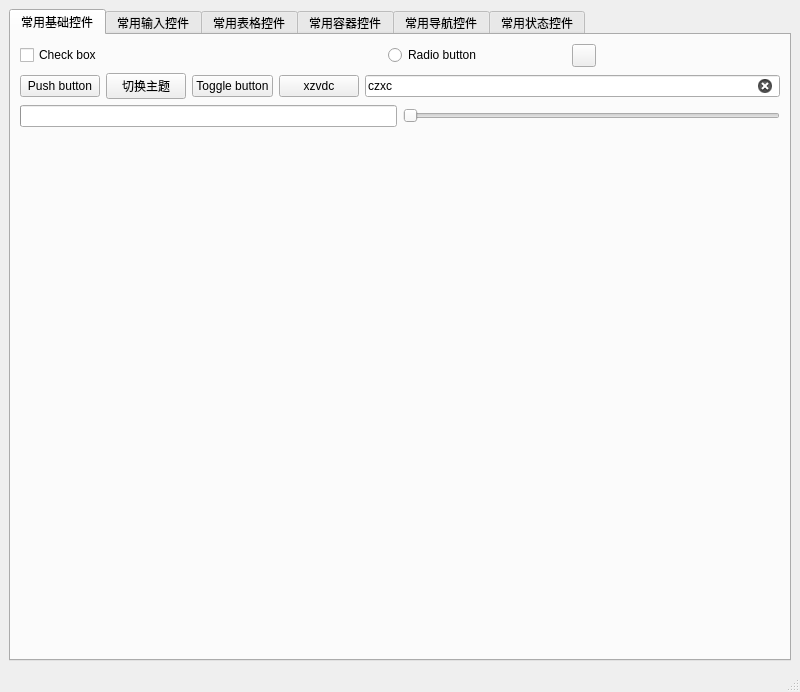
<?xml version="1.0" encoding="UTF-8"?>
<ui version="4.0">
 <class>MainWindow</class>
 <widget class="QMainWindow" name="MainWindow">
  <property name="geometry">
   <rect>
    <x>0</x>
    <y>0</y>
    <width>800</width>
    <height>692</height>
   </rect>
  </property>
  <property name="windowTitle">
   <string>MainWindow</string>
  </property>
  <widget class="QWidget" name="centralwidget">
   <layout class="QVBoxLayout" name="verticalLayout">
    <item>
     <widget class="QTabWidget" name="tabWidget">
      <property name="currentIndex">
       <number>0</number>
      </property>
      <widget class="QWidget" name="tab">
       <attribute name="title">
        <string>常用基础控件</string>
       </attribute>
       <layout class="QVBoxLayout" name="verticalLayout_2">
        <item>
         <layout class="QHBoxLayout" name="horizontalLayout">
          <item>
           <widget class="CheckBox" name="CheckBox">
            <property name="text">
             <string>Check box</string>
            </property>
           </widget>
          </item>
          <item>
           <widget class="SwitchButton" name="SwitchButton"/>
          </item>
          <item>
           <widget class="RadioButton" name="RadioButton">
            <property name="text">
             <string>Radio button</string>
            </property>
           </widget>
          </item>
          <item>
           <widget class="PillToolButton" name="PillToolButton"/>
          </item>
          <item>
           <widget class="CommandBar" name="CommandBar"/>
          </item>
         </layout>
        </item>
        <item>
         <layout class="QHBoxLayout" name="horizontalLayout_2">
          <item>
           <widget class="PushButton" name="PushButton">
            <property name="text">
             <string>Push button</string>
            </property>
           </widget>
          </item>
          <item>
           <widget class="PushButton" name="PushButton_4">
            <property name="text">
             <string>切换主题</string>
            </property>
           </widget>
          </item>
          <item>
           <widget class="ToggleButton" name="ToggleButton">
            <property name="text">
             <string>Toggle button</string>
            </property>
           </widget>
          </item>
          <item>
           <widget class="ComboBox" name="ComboBox">
            <property name="text">
             <string>xzvdc</string>
            </property>
           </widget>
          </item>
          <item>
           <widget class="EditableComboBox" name="EditableComboBox">
            <property name="text">
             <string>czxc</string>
            </property>
            <property name="clearButtonEnabled">
             <bool>true</bool>
            </property>
           </widget>
          </item>
         </layout>
        </item>
        <item>
         <layout class="QHBoxLayout" name="horizontalLayout_3">
          <item>
           <widget class="ProgressRing" name="ProgressRing"/>
          </item>
          <item>
           <widget class="Slider" name="Slider">
            <property name="orientation">
             <enum>Qt::Horizontal</enum>
            </property>
           </widget>
          </item>
         </layout>
        </item>
        <item>
         <spacer name="verticalSpacer_3">
          <property name="orientation">
           <enum>Qt::Vertical</enum>
          </property>
          <property name="sizeHint" stdset="0">
           <size>
            <width>20</width>
            <height>40</height>
           </size>
          </property>
         </spacer>
        </item>
       </layout>
      </widget>
      <widget class="QWidget" name="tab_5">
       <attribute name="title">
        <string>常用输入控件</string>
       </attribute>
       <layout class="QVBoxLayout" name="verticalLayout_13">
        <item>
         <layout class="QHBoxLayout" name="horizontalLayout_11">
          <item>
           <widget class="LineEdit" name="LineEdit"/>
          </item>
          <item>
           <widget class="SearchLineEdit" name="SearchLineEdit"/>
          </item>
          <item>
           <widget class="PasswordLineEdit" name="PasswordLineEdit"/>
          </item>
         </layout>
        </item>
        <item>
         <layout class="QHBoxLayout" name="horizontalLayout_12">
          <item>
           <widget class="TextEdit" name="TextEdit"/>
          </item>
          <item>
           <widget class="PlainTextEdit" name="PlainTextEdit"/>
          </item>
         </layout>
        </item>
        <item>
         <layout class="QHBoxLayout" name="horizontalLayout_8">
          <item>
           <widget class="TimeEdit" name="TimeEdit"/>
          </item>
          <item>
           <widget class="DateEdit" name="DateEdit"/>
          </item>
          <item>
           <widget class="DateTimeEdit" name="DateTimeEdit"/>
          </item>
         </layout>
        </item>
        <item>
         <layout class="QHBoxLayout" name="horizontalLayout_9">
          <item>
           <widget class="CompactTimeEdit" name="CompactTimeEdit"/>
          </item>
          <item>
           <widget class="CompactDateTimeEdit" name="CompactDateTimeEdit"/>
          </item>
          <item>
           <widget class="CompactDateEdit" name="CompactDateEdit"/>
          </item>
         </layout>
        </item>
        <item>
         <layout class="QHBoxLayout" name="horizontalLayout_10">
          <item>
           <widget class="SpinBox" name="SpinBox"/>
          </item>
          <item>
           <widget class="CompactSpinBox" name="CompactSpinBox"/>
          </item>
          <item>
           <widget class="CompactDoubleSpinBox" name="CompactDoubleSpinBox"/>
          </item>
          <item>
           <widget class="DoubleSpinBox" name="DoubleSpinBox"/>
          </item>
         </layout>
        </item>
       </layout>
      </widget>
      <widget class="QWidget" name="tab_6">
       <attribute name="title">
        <string>常用表格控件</string>
       </attribute>
       <layout class="QVBoxLayout" name="verticalLayout_14">
        <item>
         <layout class="QHBoxLayout" name="horizontalLayout_13">
          <item>
           <widget class="ListWidget" name="ListWidget">
            <item>
             <property name="text">
              <string>新建项目</string>
             </property>
            </item>
            <item>
             <property name="text">
              <string>新建项目</string>
             </property>
            </item>
            <item>
             <property name="text">
              <string>新建项目</string>
             </property>
            </item>
           </widget>
          </item>
          <item>
           <widget class="TableWidget" name="TableWidget">
            <row>
             <property name="text">
              <string>新建行</string>
             </property>
            </row>
            <row>
             <property name="text">
              <string>新建行</string>
             </property>
            </row>
            <column>
             <property name="text">
              <string>新建列</string>
             </property>
            </column>
            <column>
             <property name="text">
              <string>新建列</string>
             </property>
            </column>
           </widget>
          </item>
         </layout>
        </item>
        <item>
         <widget class="TreeWidget" name="TreeWidget">
          <attribute name="headerDefaultSectionSize">
           <number>250</number>
          </attribute>
          <column>
           <property name="text">
            <string>1</string>
           </property>
          </column>
          <column>
           <property name="text">
            <string>2</string>
           </property>
          </column>
          <item>
           <property name="text">
            <string>新建项目</string>
           </property>
           <item>
            <property name="text">
             <string>新建子项目</string>
            </property>
           </item>
          </item>
          <item>
           <property name="text">
            <string>新建项目</string>
           </property>
           <property name="text">
            <string/>
           </property>
           <item>
            <property name="text">
             <string>新建项目</string>
            </property>
            <property name="text">
             <string/>
            </property>
           </item>
          </item>
         </widget>
        </item>
        <item>
         <widget class="HorizontalFlipView" name="HorizontalFlipView">
          <item>
           <property name="text">
            <string>新建项目</string>
           </property>
          </item>
          <item>
           <property name="text">
            <string>新建项目</string>
           </property>
          </item>
          <item>
           <property name="text">
            <string>新建项目</string>
           </property>
          </item>
         </widget>
        </item>
        <item>
         <spacer name="verticalSpacer_4">
          <property name="orientation">
           <enum>Qt::Vertical</enum>
          </property>
          <property name="sizeHint" stdset="0">
           <size>
            <width>20</width>
            <height>40</height>
           </size>
          </property>
         </spacer>
        </item>
       </layout>
      </widget>
      <widget class="QWidget" name="tab_2">
       <attribute name="title">
        <string>常用容器控件</string>
       </attribute>
       <layout class="QVBoxLayout" name="verticalLayout_9">
        <item>
         <widget class="ScrollArea" name="ScrollArea">
          <property name="widgetResizable">
           <bool>true</bool>
          </property>
          <widget class="QWidget" name="scrollAreaWidgetContents">
           <property name="geometry">
            <rect>
             <x>0</x>
             <y>0</y>
             <width>756</width>
             <height>299</height>
            </rect>
           </property>
           <layout class="QVBoxLayout" name="verticalLayout_3">
            <item>
             <widget class="CaptionLabel" name="CaptionLabel">
              <property name="text">
               <string>Caption label</string>
              </property>
             </widget>
            </item>
            <item>
             <widget class="BodyLabel" name="BodyLabel">
              <property name="text">
               <string>Body label</string>
              </property>
             </widget>
            </item>
            <item>
             <widget class="HyperlinkLabel" name="HyperlinkLabel">
              <property name="text">
               <string>Hyperlink label</string>
              </property>
             </widget>
            </item>
            <item>
             <widget class="StrongBodyLabel" name="StrongBodyLabel">
              <property name="text">
               <string>Strong body label</string>
              </property>
             </widget>
            </item>
            <item>
             <widget class="SubtitleLabel" name="SubtitleLabel">
              <property name="text">
               <string>Subtitle label</string>
              </property>
             </widget>
            </item>
            <item>
             <widget class="LargeTitleLabel" name="LargeTitleLabel">
              <property name="text">
               <string>Large title label</string>
              </property>
             </widget>
            </item>
            <item>
             <widget class="DisplayLabel" name="DisplayLabel">
              <property name="text">
               <string>Display label</string>
              </property>
             </widget>
            </item>
           </layout>
          </widget>
         </widget>
        </item>
        <item>
         <widget class="SmoothScrollArea" name="SmoothScrollArea">
          <property name="widgetResizable">
           <bool>true</bool>
          </property>
          <widget class="QWidget" name="scrollAreaWidgetContents_2">
           <property name="geometry">
            <rect>
             <x>0</x>
             <y>0</y>
             <width>756</width>
             <height>194</height>
            </rect>
           </property>
           <layout class="QVBoxLayout" name="verticalLayout_4">
            <item>
             <widget class="ZhDatePicker" name="ZhDatePicker"/>
            </item>
            <item>
             <widget class="TimePicker" name="TimePicker"/>
            </item>
            <item>
             <widget class="AMTimePicker" name="AMTimePicker"/>
            </item>
            <item>
             <widget class="DatePicker" name="DatePicker"/>
            </item>
            <item>
             <widget class="CalendarPicker" name="CalendarPicker"/>
            </item>
           </layout>
          </widget>
         </widget>
        </item>
        <item>
         <widget class="OpacityAniStackedWidget" name="OpacityAniStackedWidget">
          <property name="currentIndex">
           <number>0</number>
          </property>
          <widget class="QWidget" name="page">
           <layout class="QVBoxLayout" name="verticalLayout_5">
            <item>
             <widget class="ImageLabel" name="ImageLabel"/>
            </item>
           </layout>
          </widget>
          <widget class="QWidget" name="page_2">
           <layout class="QVBoxLayout" name="verticalLayout_6">
            <item>
             <widget class="AvatarWidget" name="AvatarWidget"/>
            </item>
           </layout>
          </widget>
         </widget>
        </item>
        <item>
         <layout class="QHBoxLayout" name="horizontalLayout_4">
          <item>
           <widget class="ElevatedCardWidget" name="ElevatedCardWidget">
            <layout class="QVBoxLayout" name="verticalLayout_7">
             <item>
              <widget class="PushButton" name="PushButton_2">
               <property name="text">
                <string>Push button</string>
               </property>
              </widget>
             </item>
            </layout>
           </widget>
          </item>
          <item>
           <widget class="CardWidget" name="CardWidget">
            <layout class="QVBoxLayout" name="verticalLayout_8">
             <item>
              <widget class="PushButton" name="PushButton_3">
               <property name="text">
                <string>Push button</string>
               </property>
              </widget>
             </item>
            </layout>
           </widget>
          </item>
         </layout>
        </item>
       </layout>
      </widget>
      <widget class="QWidget" name="tab_3">
       <attribute name="title">
        <string>常用导航控件</string>
       </attribute>
       <layout class="QVBoxLayout" name="verticalLayout_11">
        <item>
         <layout class="QHBoxLayout" name="horizontalLayout_5">
          <item>
           <widget class="NavigationInterface" name="NavigationInterface"/>
          </item>
          <item>
           <widget class="NavigationPanel" name="NavigationPanel"/>
          </item>
          <item>
           <widget class="NavigationBar" name="NavigationBar"/>
          </item>
         </layout>
        </item>
        <item>
         <layout class="QVBoxLayout" name="verticalLayout_10">
          <item>
           <widget class="BreadcrumbBar" name="BreadcrumbBar"/>
          </item>
          <item>
           <widget class="SegmentedToolWidget" name="SegmentedToolWidget"/>
          </item>
          <item>
           <widget class="Pivot" name="Pivot"/>
          </item>
          <item>
           <widget class="SegmentedWidget" name="SegmentedWidget"/>
          </item>
          <item>
           <widget class="TabBar" name="TabBar"/>
          </item>
         </layout>
        </item>
        <item>
         <spacer name="verticalSpacer">
          <property name="orientation">
           <enum>Qt::Vertical</enum>
          </property>
          <property name="sizeHint" stdset="0">
           <size>
            <width>20</width>
            <height>40</height>
           </size>
          </property>
         </spacer>
        </item>
       </layout>
      </widget>
      <widget class="QWidget" name="tab_4">
       <attribute name="title">
        <string>常用状态控件</string>
       </attribute>
       <layout class="QVBoxLayout" name="verticalLayout_12">
        <item>
         <layout class="QHBoxLayout" name="horizontalLayout_7">
          <item>
           <widget class="ProgressBar" name="ProgressBar">
            <property name="value">
             <number>50</number>
            </property>
           </widget>
          </item>
          <item>
           <widget class="IndeterminateProgressBar" name="IndeterminateProgressBar"/>
          </item>
         </layout>
        </item>
        <item>
         <layout class="QHBoxLayout" name="horizontalLayout_6">
          <item>
           <widget class="ProgressRing" name="ProgressRing_2">
            <property name="value">
             <number>50</number>
            </property>
           </widget>
          </item>
          <item>
           <widget class="IndeterminateProgressRing" name="IndeterminateProgressRing"/>
          </item>
          <item>
           <widget class="InfoBadge" name="InfoBadge"/>
          </item>
          <item>
           <widget class="DotInfoBadge" name="DotInfoBadge"/>
          </item>
          <item>
           <widget class="IconInfoBadge" name="IconInfoBadge"/>
          </item>
          <item>
           <spacer name="horizontalSpacer">
            <property name="orientation">
             <enum>Qt::Horizontal</enum>
            </property>
            <property name="sizeHint" stdset="0">
             <size>
              <width>40</width>
              <height>20</height>
             </size>
            </property>
           </spacer>
          </item>
         </layout>
        </item>
        <item>
         <spacer name="verticalSpacer_2">
          <property name="orientation">
           <enum>Qt::Vertical</enum>
          </property>
          <property name="sizeHint" stdset="0">
           <size>
            <width>20</width>
            <height>40</height>
           </size>
          </property>
         </spacer>
        </item>
       </layout>
      </widget>
     </widget>
    </item>
   </layout>
  </widget>
  <widget class="QMenuBar" name="menubar">
   <property name="geometry">
    <rect>
     <x>0</x>
     <y>0</y>
     <width>800</width>
     <height>23</height>
    </rect>
   </property>
  </widget>
  <widget class="QStatusBar" name="statusbar"/>
 </widget>
 <customwidgets>
  <customwidget>
   <class>CheckBox</class>
   <extends>QCheckBox</extends>
   <header>qfluentwidgets</header>
  </customwidget>
  <customwidget>
   <class>ComboBox</class>
   <extends>QPushButton</extends>
   <header>qfluentwidgets</header>
  </customwidget>
  <customwidget>
   <class>EditableComboBox</class>
   <extends>LineEdit</extends>
   <header>qfluentwidgets</header>
  </customwidget>
  <customwidget>
   <class>PushButton</class>
   <extends>QPushButton</extends>
   <header>qfluentwidgets</header>
  </customwidget>
  <customwidget>
   <class>ToolButton</class>
   <extends>QToolButton</extends>
   <header>qfluentwidgets</header>
  </customwidget>
  <customwidget>
   <class>PillToolButton</class>
   <extends>ToggleToolButton</extends>
   <header>qfluentwidgets</header>
  </customwidget>
  <customwidget>
   <class>SwitchButton</class>
   <extends>QWidget</extends>
   <header>qfluentwidgets</header>
  </customwidget>
  <customwidget>
   <class>RadioButton</class>
   <extends>QRadioButton</extends>
   <header>qfluentwidgets</header>
  </customwidget>
  <customwidget>
   <class>ToggleButton</class>
   <extends>PushButton</extends>
   <header>qfluentwidgets</header>
  </customwidget>
  <customwidget>
   <class>ToggleToolButton</class>
   <extends>ToolButton</extends>
   <header>qfluentwidgets</header>
  </customwidget>
  <customwidget>
   <class>Slider</class>
   <extends>QSlider</extends>
   <header>qfluentwidgets</header>
  </customwidget>
  <customwidget>
   <class>CardWidget</class>
   <extends>QFrame</extends>
   <header>qfluentwidgets</header>
   <container>1</container>
  </customwidget>
  <customwidget>
   <class>ElevatedCardWidget</class>
   <extends>SimpleCardWidget</extends>
   <header>qfluentwidgets</header>
   <container>1</container>
  </customwidget>
  <customwidget>
   <class>SimpleCardWidget</class>
   <extends>CardWidget</extends>
   <header>qfluentwidgets</header>
   <container>1</container>
  </customwidget>
  <customwidget>
   <class>ScrollArea</class>
   <extends>QScrollArea</extends>
   <header>qfluentwidgets</header>
   <container>1</container>
  </customwidget>
  <customwidget>
   <class>SmoothScrollArea</class>
   <extends>QScrollArea</extends>
   <header>qfluentwidgets</header>
   <container>1</container>
  </customwidget>
  <customwidget>
   <class>SingleDirectionScrollArea</class>
   <extends>QScrollArea</extends>
   <header>qfluentwidgets</header>
   <container>1</container>
  </customwidget>
  <customwidget>
   <class>OpacityAniStackedWidget</class>
   <extends>QStackedWidget</extends>
   <header>qfluentwidgets</header>
   <container>1</container>
  </customwidget>
  <customwidget>
   <class>CalendarPicker</class>
   <extends>QPushButton</extends>
   <header>qfluentwidgets</header>
  </customwidget>
  <customwidget>
   <class>DatePicker</class>
   <extends>QPushButton</extends>
   <header>qfluentwidgets</header>
  </customwidget>
  <customwidget>
   <class>ZhDatePicker</class>
   <extends>DatePicker</extends>
   <header>qfluentwidgets</header>
  </customwidget>
  <customwidget>
   <class>TimePicker</class>
   <extends>QPushButton</extends>
   <header>qfluentwidgets</header>
  </customwidget>
  <customwidget>
   <class>AMTimePicker</class>
   <extends>QPushButton</extends>
   <header>qfluentwidgets</header>
  </customwidget>
  <customwidget>
   <class>CaptionLabel</class>
   <extends>QLabel</extends>
   <header>qfluentwidgets</header>
  </customwidget>
  <customwidget>
   <class>BodyLabel</class>
   <extends>QLabel</extends>
   <header>qfluentwidgets</header>
  </customwidget>
  <customwidget>
   <class>StrongBodyLabel</class>
   <extends>QLabel</extends>
   <header>qfluentwidgets</header>
  </customwidget>
  <customwidget>
   <class>SubtitleLabel</class>
   <extends>QLabel</extends>
   <header>qfluentwidgets</header>
  </customwidget>
  <customwidget>
   <class>LargeTitleLabel</class>
   <extends>QLabel</extends>
   <header>qfluentwidgets</header>
  </customwidget>
  <customwidget>
   <class>DisplayLabel</class>
   <extends>QLabel</extends>
   <header>qfluentwidgets</header>
  </customwidget>
  <customwidget>
   <class>HyperlinkLabel</class>
   <extends>QPushButton</extends>
   <header>qfluentwidgets</header>
  </customwidget>
  <customwidget>
   <class>ImageLabel</class>
   <extends>QLabel</extends>
   <header>qfluentwidgets</header>
  </customwidget>
  <customwidget>
   <class>AvatarWidget</class>
   <extends>ImageLabel</extends>
   <header>qfluentwidgets</header>
  </customwidget>
  <customwidget>
   <class>BreadcrumbBar</class>
   <extends>QWidget</extends>
   <header>qfluentwidgets</header>
  </customwidget>
  <customwidget>
   <class>NavigationInterface</class>
   <extends>QWidget</extends>
   <header>qfluentwidgets</header>
  </customwidget>
  <customwidget>
   <class>NavigationPanel</class>
   <extends>QFrame</extends>
   <header>qfluentwidgets</header>
  </customwidget>
  <customwidget>
   <class>NavigationBar</class>
   <extends>QWidget</extends>
   <header>qfluentwidgets</header>
  </customwidget>
  <customwidget>
   <class>Pivot</class>
   <extends>QWidget</extends>
   <header>qfluentwidgets</header>
  </customwidget>
  <customwidget>
   <class>SegmentedWidget</class>
   <extends>Pivot</extends>
   <header>qfluentwidgets</header>
  </customwidget>
  <customwidget>
   <class>SegmentedToolWidget</class>
   <extends>SegmentedWidget</extends>
   <header>qfluentwidgets</header>
  </customwidget>
  <customwidget>
   <class>TabBar</class>
   <extends>SingleDirectionScrollArea</extends>
   <header>qfluentwidgets</header>
  </customwidget>
  <customwidget>
   <class>ProgressBar</class>
   <extends>QProgressBar</extends>
   <header>qfluentwidgets</header>
  </customwidget>
  <customwidget>
   <class>IndeterminateProgressBar</class>
   <extends>QProgressBar</extends>
   <header>qfluentwidgets</header>
  </customwidget>
  <customwidget>
   <class>ProgressRing</class>
   <extends>ProgressBar</extends>
   <header>qfluentwidgets</header>
  </customwidget>
  <customwidget>
   <class>IndeterminateProgressRing</class>
   <extends>QProgressBar</extends>
   <header>qfluentwidgets</header>
  </customwidget>
  <customwidget>
   <class>InfoBadge</class>
   <extends>QLabel</extends>
   <header>qfluentwidgets</header>
  </customwidget>
  <customwidget>
   <class>DotInfoBadge</class>
   <extends>InfoBadge</extends>
   <header>qfluentwidgets</header>
  </customwidget>
  <customwidget>
   <class>IconInfoBadge</class>
   <extends>InfoBadge</extends>
   <header>qfluentwidgets</header>
  </customwidget>
  <customwidget>
   <class>LineEdit</class>
   <extends>QLineEdit</extends>
   <header>qfluentwidgets</header>
  </customwidget>
  <customwidget>
   <class>SearchLineEdit</class>
   <extends>LineEdit</extends>
   <header>qfluentwidgets</header>
  </customwidget>
  <customwidget>
   <class>PasswordLineEdit</class>
   <extends>LineEdit</extends>
   <header>qfluentwidgets</header>
  </customwidget>
  <customwidget>
   <class>TextEdit</class>
   <extends>QTextEdit</extends>
   <header>qfluentwidgets</header>
  </customwidget>
  <customwidget>
   <class>PlainTextEdit</class>
   <extends>QPlainTextEdit</extends>
   <header>qfluentwidgets</header>
  </customwidget>
  <customwidget>
   <class>DateEdit</class>
   <extends>QDateEdit</extends>
   <header>qfluentwidgets</header>
  </customwidget>
  <customwidget>
   <class>TimeEdit</class>
   <extends>QTimeEdit</extends>
   <header>qfluentwidgets</header>
  </customwidget>
  <customwidget>
   <class>DateTimeEdit</class>
   <extends>QDateTimeEdit</extends>
   <header>qfluentwidgets</header>
  </customwidget>
  <customwidget>
   <class>SpinBox</class>
   <extends>QSpinBox</extends>
   <header>qfluentwidgets</header>
  </customwidget>
  <customwidget>
   <class>DoubleSpinBox</class>
   <extends>QDoubleSpinBox</extends>
   <header>qfluentwidgets</header>
  </customwidget>
  <customwidget>
   <class>CompactDateEdit</class>
   <extends>QDateEdit</extends>
   <header>qfluentwidgets</header>
  </customwidget>
  <customwidget>
   <class>CompactTimeEdit</class>
   <extends>QTimeEdit</extends>
   <header>qfluentwidgets</header>
  </customwidget>
  <customwidget>
   <class>CompactDateTimeEdit</class>
   <extends>QDateTimeEdit</extends>
   <header>qfluentwidgets</header>
  </customwidget>
  <customwidget>
   <class>CompactSpinBox</class>
   <extends>QSpinBox</extends>
   <header>qfluentwidgets</header>
  </customwidget>
  <customwidget>
   <class>CompactDoubleSpinBox</class>
   <extends>QDoubleSpinBox</extends>
   <header>qfluentwidgets</header>
  </customwidget>
  <customwidget>
   <class>CommandBar</class>
   <extends>QFrame</extends>
   <header>qfluentwidgets</header>
  </customwidget>
  <customwidget>
   <class>ListWidget</class>
   <extends>QListWidget</extends>
   <header>qfluentwidgets</header>
  </customwidget>
  <customwidget>
   <class>TableWidget</class>
   <extends>QTableWidget</extends>
   <header>qfluentwidgets</header>
  </customwidget>
  <customwidget>
   <class>TreeWidget</class>
   <extends>QTreeWidget</extends>
   <header>qfluentwidgets</header>
  </customwidget>
  <customwidget>
   <class>HorizontalFlipView</class>
   <extends>QListWidget</extends>
   <header>qfluentwidgets</header>
  </customwidget>
 </customwidgets>
 <resources/>
 <connections/>
</ui>
